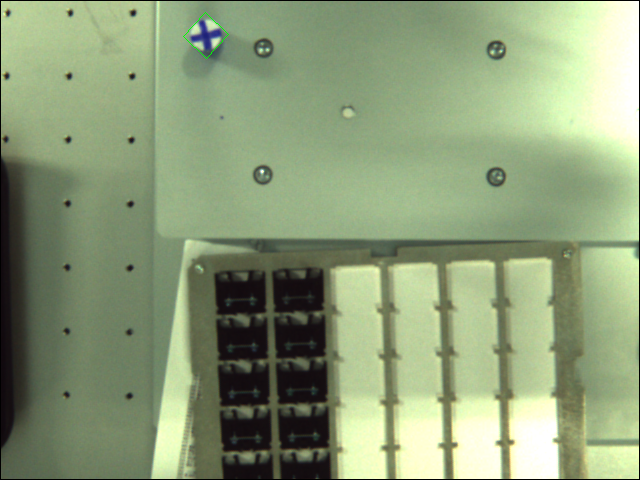
#> input picture Image/draw/sample.bmp, 640 x 480 px
$ python basic_operate.py   (Python 2 division)
#> lines starting #> are read from the running program, lines starting #| are printed output that depends on the picture
# coding: utf-8
import Image

try:
    name = raw_input("Input File name ：")
#> the answer given: draw/sample.bmp
    filename = "./"+name
    im = Image.open(filename)
#> im is the input picture: PIL image 640x480 RGB; mean R, G, B 140.5, 157, 120.5
    print im.format, im.size, im.mode       #画像情報の出力
#| BMP (640, 480) RGB

    #im.rotate(45).show()                       #45度回転表示
    #im.transform(picsize,"EXTENT",???) #座標変換

    #画素値を全て出力する。
    pics = list(im.getdata())       #getdata()の引数band = 0,1,2 ( R,G,B )
#> pics = 307200 items
    #print pics

    #ﾘｽﾄのｻｲｽﾞを計算1
    size = 0
    for i in pics:
        size += 1
#> after the loop, size = 307200
    print size
#| 307200
    #ﾘｽﾄのｻｲｽﾞを計算2
    picsize = list(im.size)
#> picsize = [640, 480]
    print picsize, picsize[0]*picsize[1]
#| [640, 480] 307200

    #pics[]の最後尾のRGB値
    print pics[size-1]               #表示 (123, 56, 70)
#| (0, 0, 0)

    #輝度変換
    val = map(list, [()]*size)       #空のﾘｽﾄ生成
#> val = 307200 items
    for i in range(size):
        val[i] = int(0.2*pics[i][0] + 0.2*pics[i][1] + 0.6*pics[i][2])   #変換後に整数値へ直す
    print val[size-1]
#| 0

    #画像のｺﾋﾟｰと保存
    #imout = im.copy()
    #imout.save("./a.jpg","JPEG")

    #ｸﾞﾚｰｽｹｰﾙ画像の生成
    #   "RGB" = 8bit×3　ﾌﾙｶﾗｰ
    #   "L"      = 8bit×1　ｸﾞﾚｲｽｹｰﾙ
    #   "1"      = 1bit×1  ２値画像
    imgray = Image.new("L",picsize,(0))             #ｸﾞﾚｲｽｹｰﾙの画像生成
#> imgray: PIL image 640x480 L; every value is 0
    imgray.putdata(val)                                     #輝度変換した値を入力
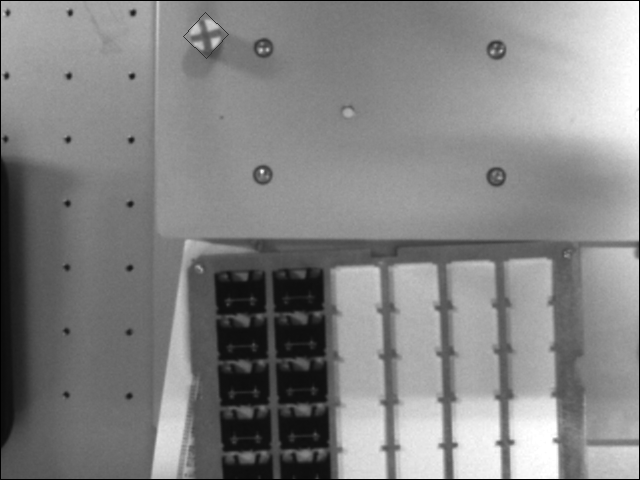
#> imgray: PIL image 640x480 L; min 0, max 255, mean 131.4
    imgray.save("./gray.jpg","JPEG")

    #2値画像の生成
    imbw = Image.new("1",picsize,(0))
    level = int(raw_input("input_level(black&white) 0-255:"))   #閾値の入力
#> the answer given: 3
    for i in range(size):
        if val[i] > level:
            val[i] = 0
        else:
            val[i] = 255
    imbw.putdata(val)
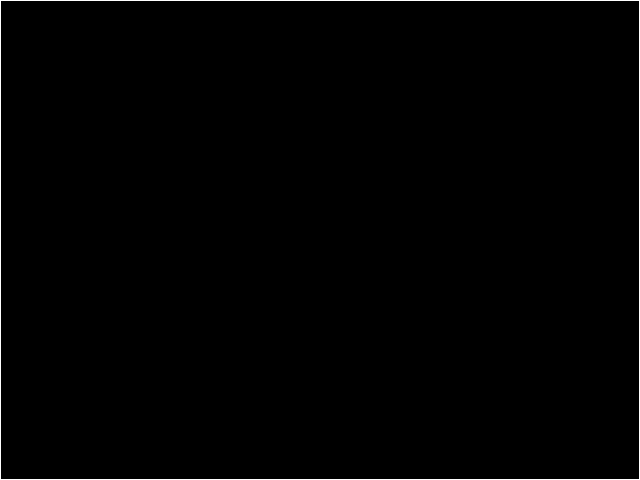
#> imbw: PIL image 640x480 1; 0.73% white in thin lines or dots
    imbw.save("./bw.jpg","JPEG")
except:
    print "★ERROR★"
